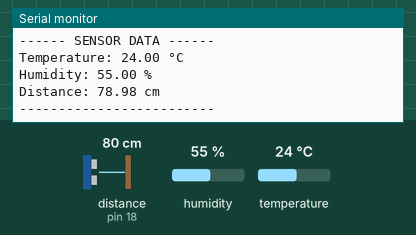
The sketch below on a simulated Arduino Uno, built with avr-gcc and run on an emulated ATmega328P. Parts: the last lines printed to the serial monitor. Wiring (inferred from the names in the program): ultrasonic range finder: trigger pin 5; echo pin 18. The test bench sets the inputs (shaded band); at power-on: distance to the obstacle (sensor on pin 18) 80 cm, humidity 55 %, temperature 24 °C. The echo pulse lasts 58.3 µs per cm.

Above: at 2.8 s.
2.9 s: distance to the obstacle (sensor on pin 18) set to 2 cm
At 5.3 s:
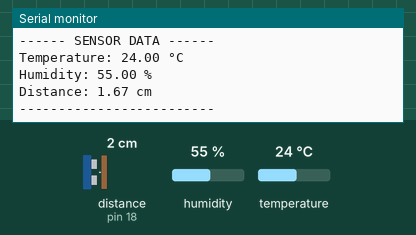
5.7 s: humidity set to 22 %
At 7.3 s:
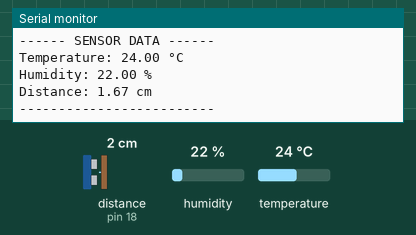
8.5 s: distance to the obstacle (sensor on pin 18) set to 18 cm
At 11.3 s:
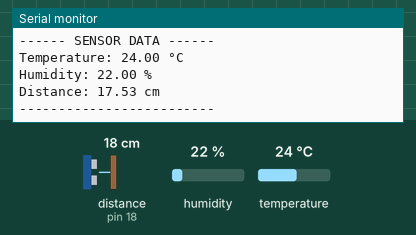
14.6 s: temperature set to 12 °C
At 15.4 s:
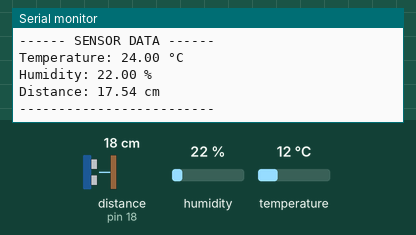
17.4 s: humidity set to 40 %
At 19.6 s:
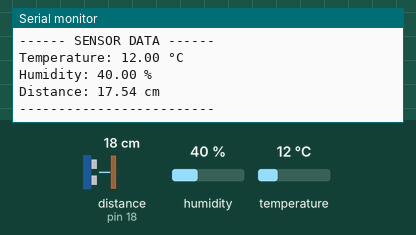
Timing chart, 0 to 21.1 s (numbered marks = the images above; inputs shaded):
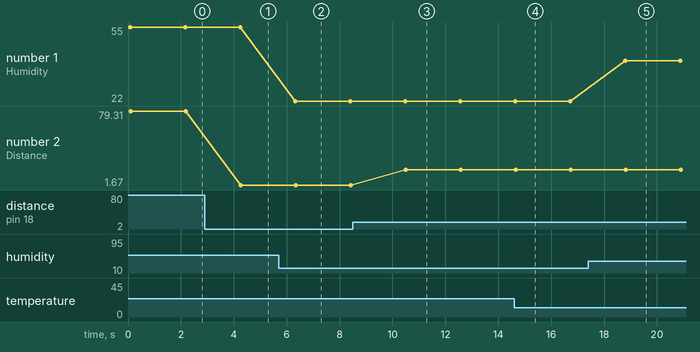

The sketch:

code.ino
```cpp
#include "DHT.h"

#define DHTPIN 4
#define DHTTYPE DHT11

#define TRIG_PIN 5
#define ECHO_PIN 18

DHT dht(DHTPIN, DHTTYPE);

long duration;
float distance;

void setup() {
  Serial.begin(9600);

  pinMode(TRIG_PIN, OUTPUT);
  pinMode(ECHO_PIN, INPUT);

  dht.begin();
}

void loop() {

  // ---------- HC-SR04 ----------
  digitalWrite(TRIG_PIN, LOW);
  delayMicroseconds(2);

  digitalWrite(TRIG_PIN, HIGH);
  delayMicroseconds(10);
  digitalWrite(TRIG_PIN, LOW);

  duration = pulseIn(ECHO_PIN, HIGH);
  distance = duration * 0.034 / 2;

  // ---------- DHT11 ----------
  float temperature = dht.readTemperature();
  float humidity = dht.readHumidity();

  // ---------- DISPLAY ----------
  Serial.println("------ SENSOR DATA ------");

  if (isnan(temperature) || isnan(humidity)) {
    Serial.println("DHT11 Error!");
  } else {
    Serial.print("Temperature: ");
    Serial.print(temperature);
    Serial.println(" °C");

    Serial.print("Humidity: ");
    Serial.print(humidity);
    Serial.println(" %");
  }

  Serial.print("Distance: ");
  Serial.print(distance);
  Serial.println(" cm");

  Serial.println("-------------------------\n");

  delay(2000); // VERY IMPORTANT
}
```

Measured:
- after the input at 2.9 s, the serial monitor: prints a new line after 1.4 s (image 1)
- after the input at 5.7 s, the serial monitor: prints a new line after 0.62 s (image 2)
- after the input at 8.5 s, the serial monitor: prints a new line after 2.0 s (image 3)
- after the input at 17.4 s, the serial monitor: prints a new line after 1.4 s (image 5)
- plotted number 1: 55 → 22 after the input at 5.7 s, 22 → 40 after the input at 17.4 s
- plotted number 2: 78.98 → 1.67 after the input at 2.9 s, 1.67 → 17.54 after the input at 8.5 s
